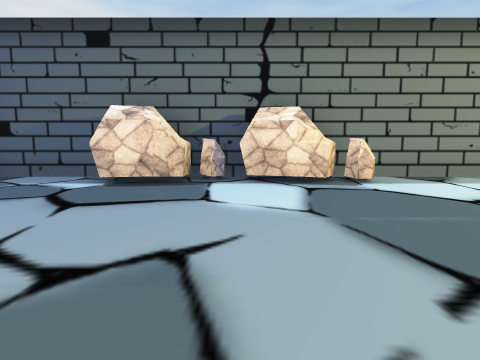
View 1 (above)

18 first-person views from a walk through a 3-D level made in the Unity game engine. The camera is 1.2 m above the floor, tilts 6° down and sees 75° across. The floor is counted in squares, 2 m on a side. Each view is taken from the middle of a square. On the plan, view 1 faces up. The plan holds only what a view shows up to about 9 squares ahead; the rest is blank. The place goes on beyond the plan. The player is left out. Some animated figures are not drawn. Some surface patterns are stand-ins.

View 2
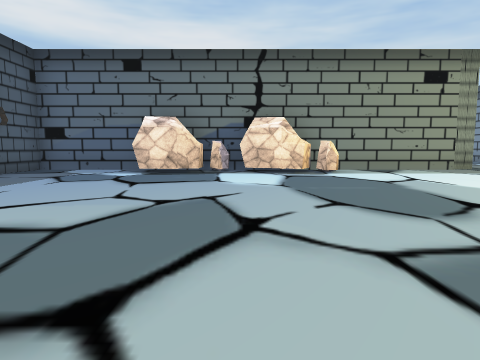

View 3
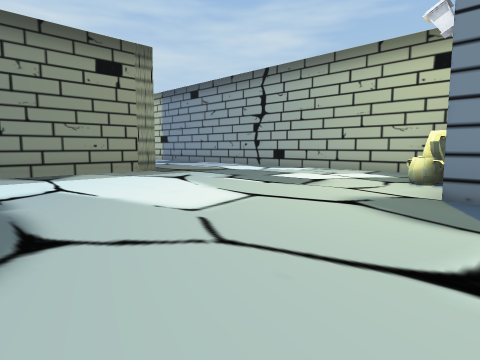

View 4
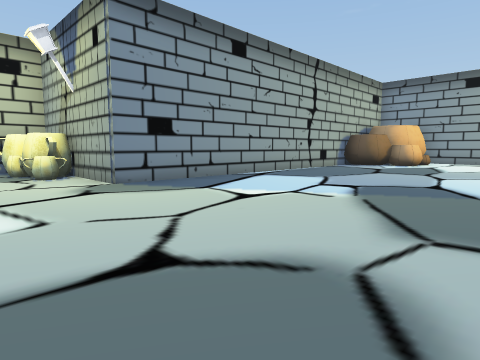

View 5
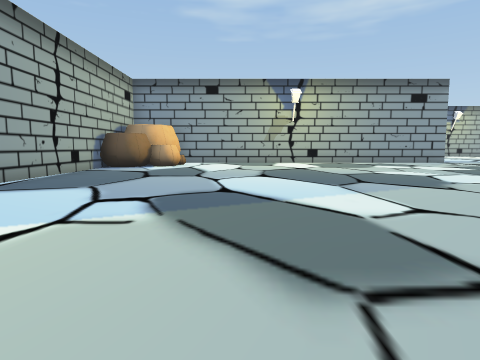

View 6
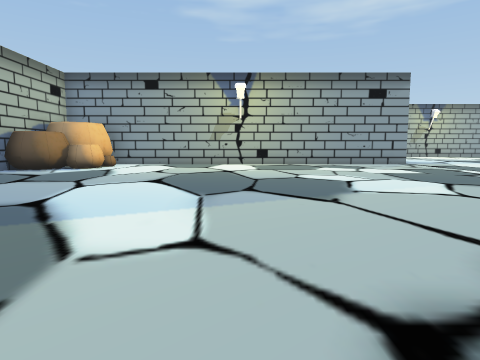

View 7
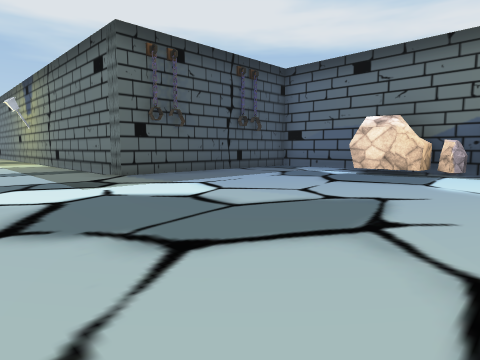

View 8
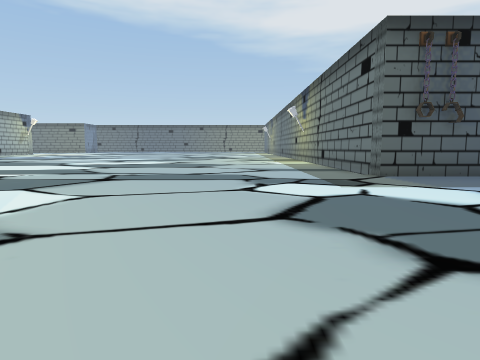

View 9
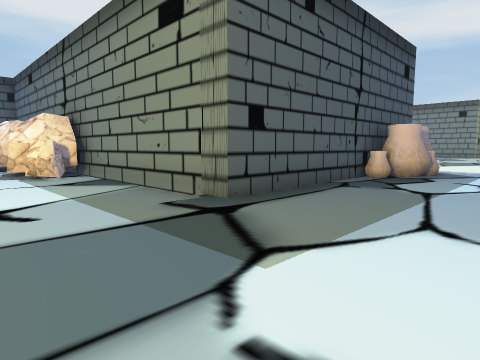

View 10
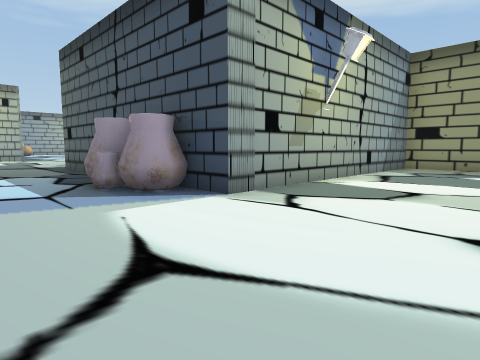

View 11
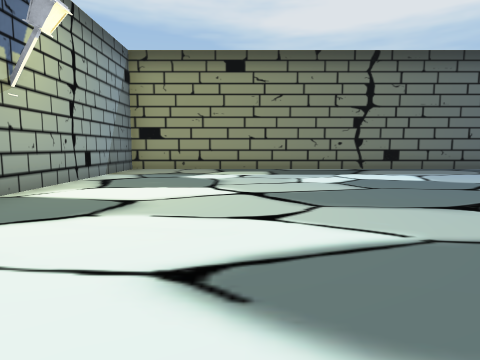

View 12
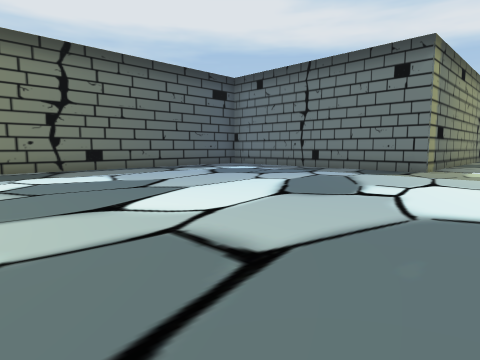

View 13
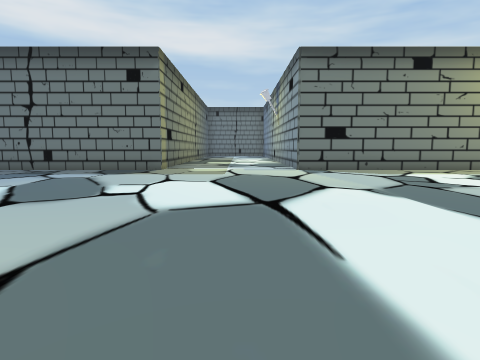

View 14
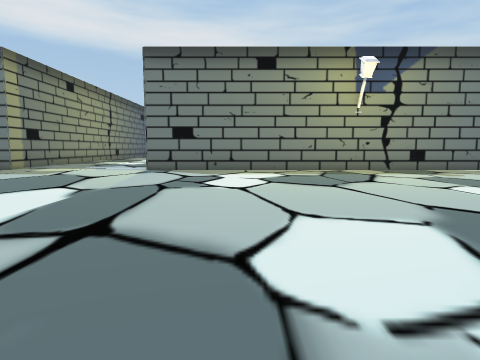

View 15
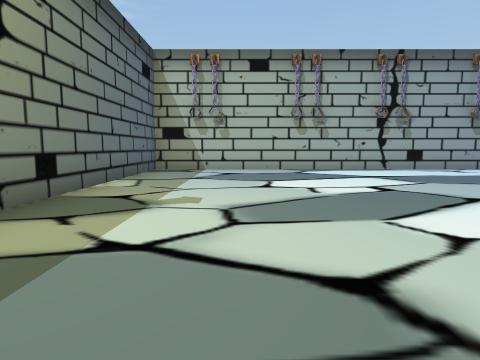

View 16
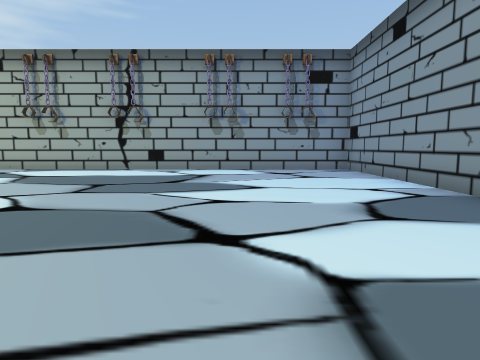

View 17
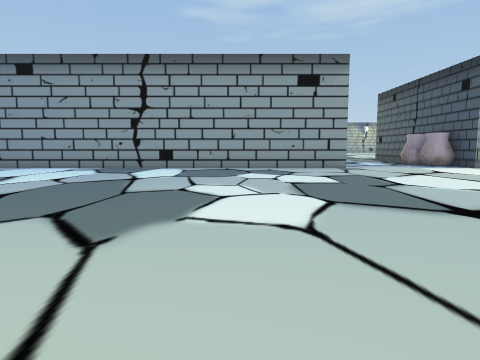

View 18
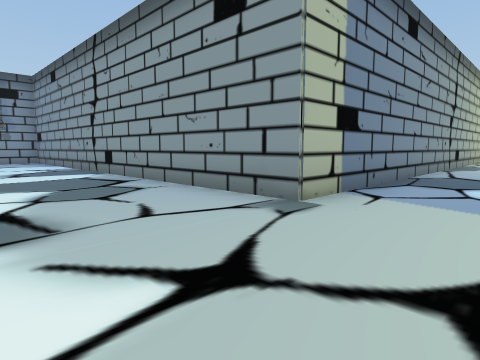

### Floor plan
Points are (right, up) in squares from view 1. A wall is a line through its corners. A room is listed if a view was taken in it or the views show most of it. See-through windows are left out.
Room 1 (views 1, 2, 3, 4, 5, 6, 7, 8, 9)
walls: (10, 0.6) (10, 13.1); (6, -8.2) (6, -0.1) (7.5, -0.1); (6.3, 13.1) (6.3, 6.5) (-5.4, 6.5) (-5.4, 0.9) (-8.5, 0.9)
ways out: opening at (8, 13.3) to room 2
objects: other object (-2, 5) to (0, 6); other object (1, 5) to (2, 6); vase (4, -9); vase (5, -9) to (6, -8); vase (7, 10); vase (7, 11); vase (7, 12); vase (8, 0); vase (8, 1); vase (9, 0); vase (9, 1)
Room 2 (views 10, 11, 12, 13, 14, 15, 16, 17, 18)
walls: (10, 13.1) (21.5, 13.1) (21.5, 25.3) (9.5, 25.3) (9.5, 26); (5.9, 27.5) (5.9, 25.3) (1.6, 25.3); (-0.6, 22.6) (-0.6, 13.1) (6.3, 13.1)
ways out: opening at (8, 13.3) to room 1

Where each view was taken, in squares from view 1:
view 1: 0 up, 0 right, facing up
view 2: 2 down, 0 right, facing up
view 3: 1 down, 2 right, facing up-right
view 4: 2 up, 1 right, facing down-right
view 5: 1 up, 2 right, facing down
view 6: 0 up, 0 right, facing down
view 7: 2 down, 1 right, facing up-left
view 8: 2 down, 1 right, facing left
view 9: 4 up, 9 right, facing up-left
view 10: 16 up, 9 right, facing down-left
view 11: 16 up, 8 right, facing left
view 12: 17 up, 8 right, facing up-left
view 13: 17 up, 8 right, facing up
view 14: 17 up, 12 right, facing up
view 15: 23 up, 13 right, facing right
view 16: 16 up, 13 right, facing right
view 17: 22 up, 13 right, facing down
view 18: 16 up, 8 right, facing down-right
